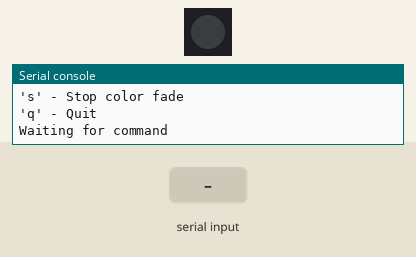
A program run on a simulated Raspberry Pi Pico running MicroPython. Shown: 1 RGB LEDs in strip order, left to right, the last lines printed to the serial console. Inputs (shaded band) come from the test bench.

Above: at 1.2 s.
1.3 s: "f" typed at the serial console, then Enter
At 1.45 s:
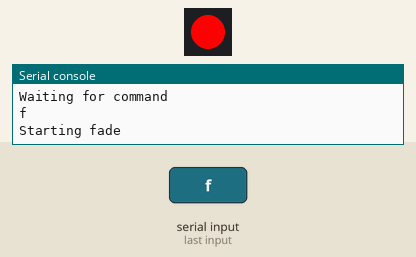
4.3 s: "w" typed at the serial console, then Enter
At 5.4 s:
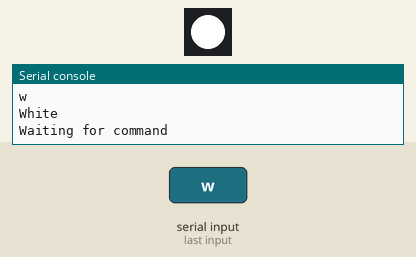
5.8 s: "g" typed at the serial console, then Enter
At 6.6 s:
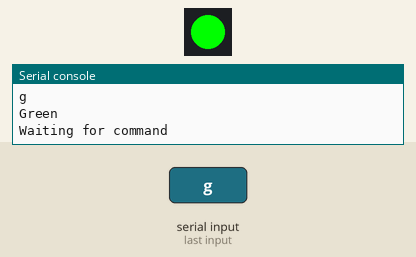
7.3 s: "b" typed at the serial console, then Enter
At 7.7 s:
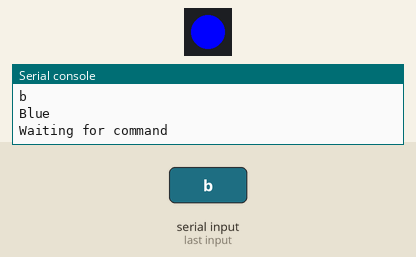
Timing chart, 0 to 9.8 s (numbered marks = the images above; inputs shaded):
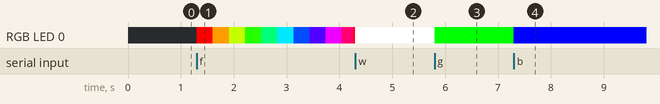

The program:

2_serial_control_neopixel.py
```python
# Control the neopixel on the rp2040 using serial, while connected to the computer

import machine
import neopixel
import time
import sys

# Setup NeoPixel
pixel_pin = 16
pixel = neopixel.NeoPixel(machine.Pin(pixel_pin), 1)

def hsv_to_rgb(h, s, v):
    if s == 0.0:
        return int(v * 255), int(v * 255), int(v * 255)
    i = int(h * 6.0)
    f = (h * 6.0) - i
    p = v * (1.0 - s)
    q = v * (1.0 - (s * f))
    t = v * (1.0 - (s * (1.0 - f)))
    i = i % 6
    if i == 0:
        return int(v * 255), int(t * 255), int(p * 255)
    elif i == 1:
        return int(q * 255), int(v * 255), int(p * 255)
    elif i == 2:
        return int(p * 255), int(v * 255), int(t * 255)
    elif i == 3:
        return int(p * 255), int(q * 255), int(v * 255)
    elif i == 4:
        return int(t * 255), int(p * 255), int(v * 255)
    else:
        return int(v * 255), int(p * 255), int(q * 255)

print("NeoPixel Control")
print("Commands:")
print("'r' - Red")
print("'g' - Green")
print("'b' - Blue")
print("'w' - White")
print("'o' - Off")
print("'f' - Start color fade")
print("'s' - Stop color fade")
print("'q' - Quit")

running_fade = False

def fade_colors(speed=0.008):
    for hue in range(0, 360, 1):
        if not running_fade:
            break
        rgb = hsv_to_rgb(hue / 360.0, 1.0, 1.0)
        pixel.fill(rgb)
        pixel.write()
        time.sleep(speed)

while True:
    print("Waiting for command")
    try:
        command = input()[0]  # Take first character of input

        if command == 'r':
            running_fade = False
            pixel.fill((255, 0, 0))
            print("Red")
        elif command == 'g':
            running_fade = False
            pixel.fill((0, 255, 0))
            print("Green")
        elif command == 'b':
            running_fade = False
            pixel.fill((0, 0, 255))
            print("Blue")
        elif command == 'w':
            running_fade = False
            pixel.fill((255, 255, 255))
            print("White")
        elif command == 'o':
            running_fade = False
            pixel.fill((0, 0, 0))
            print("Off")
        elif command == 'f':
            running_fade = True
            print("Starting fade")
        elif command == 's':
            running_fade = False
            print("Stopping fade")
        elif command == 'q':
            pixel.fill((0, 0, 0))
            pixel.write()
            print("Quitting...")
            break
        pixel.write()
    except:
        print("No command received")

    if running_fade:
        fade_colors()
```

Measured:
- after the input at 1.3 s, RGB LED 0: off → RGB(255, 0, 0) at once, → RGB(255, 157, 0) 0.31 s later, → RGB(195, 255, 0) 0.31 s later, → RGB(38, 255, 0) 0.31 s later, … (11 changes in this stretch)
- after the input at 4.3 s, RGB LED 0: RGB(255, 0, 4) → RGB(255, 255, 255) at once
- after the input at 5.8 s, RGB LED 0: RGB(255, 255, 255) → RGB(0, 255, 0) at once
- after the input at 7.3 s, RGB LED 0: RGB(0, 255, 0) → RGB(0, 0, 255) at once
